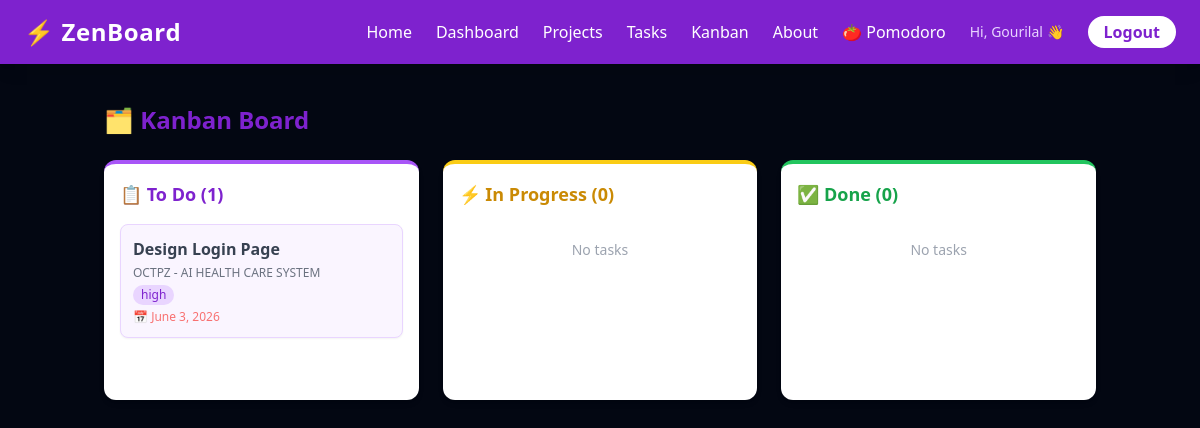
Page /Kanban/ (signed in) on the earlier database version.
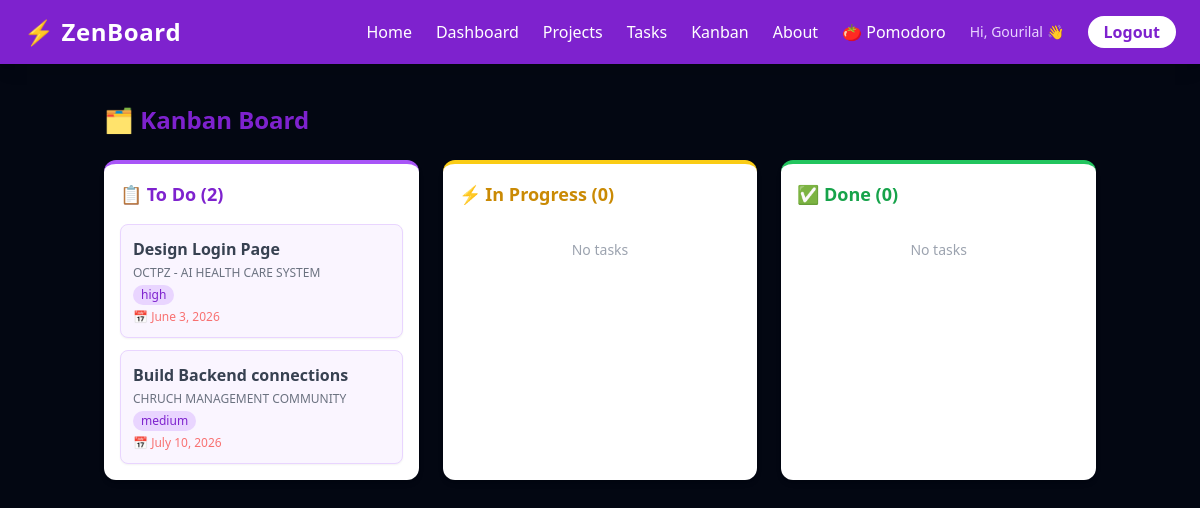
Same page on the later database version.
### tasks/models.py (models this page shows, shortened)
class Task(models.Model):
    STATUS_CHOICES = [
        ('todo', 'To Do'),
        ('inprogress', 'In Progress'),
        ('done', 'Done'),
    ]
    PRIORITY_CHOICES = [
        ('low', 'Low'),
        ('medium', 'Medium'),
        ('high', 'High'),
    ]
    title = models.CharField(max_length=200)
    description = models.TextField(blank=True)
    status = models.CharField(max_length=20, choices=STATUS_CHOICES, default='todo')
    priority = models.CharField(max_length=20, choices=PRIORITY_CHOICES, default='medium')
    project = models.ForeignKey(Project, on_delete=models.CASCADE)
    assigned_to = models.ForeignKey(User, on_delete=models.SET_NULL, null=True, blank=True)
    deadline = models.DateField(null=True, blank=True)
    created_at = models.DateTimeField(auto_now_add=True)

class Project(models.Model):
    name = models.CharField(max_length=200)
    description = models.TextField(blank=True)
    owner = models.ForeignKey(User, on_delete=models.CASCADE)
    created_at = models.DateTimeField(auto_now_add=True)

### tasks/views.py (the view)
# urls.py: path('Kanban/', views.kanban, name='kanban'),
@login_required
def kanban(request):
    todo_tasks = Task.objects.filter(project__owner=request.user, status='todo')
    inprogress_tasks = Task.objects.filter(project__owner=request.user, status='inprogress')
    done_tasks = Task.objects.filter(project__owner=request.user, status='done')
    context = {
        'todo_tasks': todo_tasks,
        'inprogress_tasks': inprogress_tasks,
        'done_tasks': done_tasks,
    }
    return render(request, 'tasks/kanban.html', context)

### templates/tasks/kanban.html (shortened to what this page needs)
{% extends 'tasks/base.html' %}
{% block content %}
<div class="mb-6">
    <h2 class="text-2xl font-bold text-purple-700">🗂️ Kanban Board</h2>
</div>
<div class="grid grid-cols-3 gap-6">
    <div class="bg-white rounded-xl shadow-md p-4 border-t-4 border-purple-500">
        <h3 class="text-lg font-bold text-purple-700 mb-4">📋 To Do ({{ todo_tasks.count }})</h3>
        <div id="todo" class="min-h-40 space-y-3">
            {% for task in todo_tasks %}
            <div class="bg-purple-50 border border-purple-200 rounded-lg p-3 cursor-grab shadow-sm"
                 draggable="true" data-id="{{ task.id }}">
                <p class="font-semibold text-gray-700">{{ task.title }}</p>
                <p class="text-xs text-gray-500 mt-1">{{ task.project.name }}</p>
                <span class="text-xs bg-purple-200 text-purple-700 px-2 py-0.5 rounded-full mt-1 inline-block">{{ task.priority }}</span>
                {% if task.deadline %}
                <p class="text-xs text-red-400 mt-1">📅 {{ task.deadline }}</p>
                {% endif %}
            </div>
            {% empty %}
            <p class="text-gray-400 text-sm text-center py-4">No tasks</p>
            {% endfor %}
        </div>
    </div>
    <div class="bg-white rounded-xl shadow-md p-4 border-t-4 border-yellow-400">
        <h3 class="text-lg font-bold text-yellow-600 mb-4">⚡ In Progress ({{ inprogress_tasks.count }})</h3>
        <div id="inprogress" class="min-h-40 space-y-3">
            {% for task in inprogress_tasks %}
            <div class="bg-yellow-50 border border-yellow-200 rounded-lg p-3 cursor-grab shadow-sm"
                 draggable="true" data-id="{{ task.id }}">
                <p class="font-semibold text-gray-700">{{ task.title }}</p>
                <p class="text-xs text-gray-500 mt-1">{{ task.project.name }}</p>
                <span class="text-xs bg-yellow-200 text-yellow-700 px-2 py-0.5 rounded-full mt-1 inline-block">{{ task.priority }}</span>
                {% if task.deadline %}
                <p class="text-xs text-red-400 mt-1">📅 {{ task.deadline }}</p>
                {% endif %}
            </div>
            {% empty %}
            <p class="text-gray-400 text-sm text-center py-4">No tasks</p>
            {% endfor %}
        </div>
    </div>
    <div class="bg-white rounded-xl shadow-md p-4 border-t-4 border-green-500">
        <h3 class="text-lg font-bold text-green-600 mb-4">✅ Done ({{ done_tasks.count }})</h3>
        <div id="done" class="min-h-40 space-y-3">
            {% for task in done_tasks %}
            <div class="bg-green-50 border border-green-200 rounded-lg p-3 cursor-grab shadow-sm"
                 draggable="true" data-id="{{ task.id }}">
                <p class="font-semibold text-gray-700">{{ task.title }}</p>
                <p class="text-xs text-gray-500 mt-1">{{ task.project.name }}</p>
                <span class="text-xs bg-green-200 text-green-700 px-2 py-0.5 rounded-full mt-1 inline-block">{{ task.priority }}</span>
                {% if task.deadline %}
                <p class="text-xs text-red-400 mt-1">📅 {{ task.deadline }}</p>
                {% endif %}
            </div>
            {% empty %}
            <p class="text-gray-400 text-sm text-center py-4">No tasks</p>
            {% endfor %}
        </div>
    </div>
</div>
{% endblock %}

Differences in the rows shown:
added Task: title "Build Backend connections", project.name "CHRUCH MANAGEMENT COMMUNITY", priority "medium", deadline "July 10, 2026"
Other differences:
{{ todo_tasks.count }}: "1" → "2"
